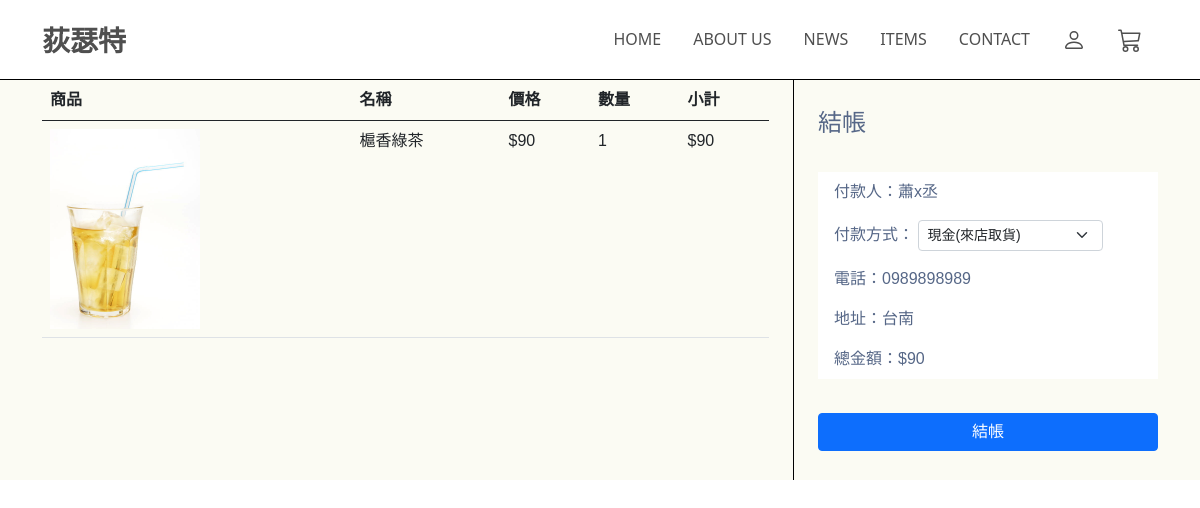
The app's page /transaction.php (signed in) with its own data.
### tables this page shows
CREATE TABLE `cart` (
  `mId` int(11) NOT NULL,
  `tNo` int(5) DEFAULT NULL,
  `cartTime` timestamp NOT NULL DEFAULT current_timestamp()
);

CREATE TABLE `product` (
  `pNo` int(11) NOT NULL,
  `pName` varchar(30) NOT NULL,
  `price` int(11) NOT NULL,
  `pIntro` varchar(200) DEFAULT NULL,
  `delivery` int(11) DEFAULT NULL,
  `picture` varchar(200) DEFAULT NULL,
  `cId` int(11) NOT NULL
);

CREATE TABLE `order` (
  `mId` int(11) NOT NULL,
  `pNo` int(11) NOT NULL,
  `amount` int(11) NOT NULL,
  `cartTime` timestamp NOT NULL DEFAULT current_timestamp()
);

CREATE TABLE `member` (
  `mId` int(11) NOT NULL,
  `name` char(100) NOT NULL,
  `email` varchar(254) NOT NULL,
  `phone` varchar(20) NOT NULL,
  `address` char(100) NOT NULL,
  `account` varchar(25) NOT NULL,
  `password` varchar(30) NOT NULL,
  `level` int(20) NOT NULL
);

### transaction.php (the view, shortened to what this page needs)
<!Doctype html>
<head>
    <link rel="stylesheet" href="general.css">
    <link href="https://cdn.jsdelivr.net/npm/bootstrap@5.0.0-beta1/dist/css/bootstrap.min.css" rel="stylesheet">
</head>
<body>
    <?php
    include("connMysql.php");
    $sql = "SELECT cart.mId,cart.cartTime,order.pNo,pName,price,amount,picture
            FROM  `cart`
            LEFT JOIN `order` on cart.mId = order.mId AND cart.cartTime = order.cartTime
            LEFT JOIN `product` on order.pNo =product.pNo
            WHERE cart.cartTime IN(
                SELECT t.cartTime FROM  (
                    SELECT * FROM cart WHERE cart.mId= " . $_SESSION['id'] . "
                    ORDER BY cartTime
                    DESC
                    LIMIT 1)
                as t)";
    $sql2 = "SELECT name,phone,address
            FROM `member`
            WHERE mId= " . $_SESSION['id'] . "";
    $result = mysqli_query($db_link, $sql);
    $result2 = mysqli_query($db_link, $sql2);
    $member = mysqli_fetch_array($result2);
    $nums = mysqli_num_rows($result);
    include("header.php");
    ?>
    <main>
        <div class="container  overflow-hidden ">
            <div class="row  gx-5 " style=" height:100%; ">
                <div class="col-sm-8 align-self-center overflow-auto " style=" border-right:1px solid black;  height:400px;">
                    <table class="table " id="table1">
                        <thead>
                            <tr>
                                <th>商品</th>
                                <th>名稱</th>
                                <th>價格</th>
                                <th>數量</th>
                                <th>小計</th>
                            </tr>
                        </thead>
                        <tbody>
                            <?php
                            if ($nums > 0) {
                                $result->data_seek(0);
                                $sum = 0;
                                while ($item = mysqli_fetch_array($result)) {
                                    if ($item['amount'] > 0) {
                                        echo '<tr id="item' . $item['pNo'] . '">';
                                        echo '<td> <img src="assets/' . $item['picture'] . '"></img></td>';
                                        echo '<td>' . $item['pName'] . '</td>';
                                        echo '<td> $' . $item['price'] . '</td>';
                                        echo '<td > <p id ="itemAmount' . $item['pNo'] . '">' . $item['amount'] . '</p>';
                                        echo '<td id="itemTotal' . $item['pNo'] . '">$' . ($item['price'] * $item['amount']) . '</td>';
                                        echo '</tr>';
                                        $sum = $sum + $item['price'] * $item['amount'];
                                    }
                                }
                            }
                            ?>
                        </tbody>
                    </table>
                </div>
                <div class="col-sm-4 align-self-center ">
                    <h4>結帳</h4>
                    <form class="marginTop" enctype="multipart/form-data" method="post" action="transaction_done.php">
                        <ul class="list-group list-group-flush">
                            <li class="list-group-item ">付款人：<?= $member['name']; ?></li>
                            <li class="list-group-item">
                                付款方式：
                                <select class="form-select form-select-sm" aria-label=".form-select-sm example" name="method">
                                    <option selected value="1">現金(來店取貨)</option>
                                </select>
                            </li>
                            <li class="list-group-item">電話：<?= $member['phone']; ?></li>
                            <li class="list-group-item">地址：<?= $member['address']; ?></li>
                            <li class="list-group-item">總金額：$<?= $sum; ?></li>
                        </ul>
                        <div class="center marginTop">
                            <button type="submit" name="submit" class="btn btn-primary ">結帳</button>
                        </div>
                    </form>
                </div>
            </div>
        </div>
    </main>
</body>
</html>

### general.css (style rules this page uses)
main { background: #fbfbf3; margin: 0px; color: #566787; background: #f5f5f5; font-family: 'Varela Round', sans-serif; }
.center { text-align: center; }

### transaction.php (style rules this page uses)
.marginTop { margin-top: 10%; }
.btn { width: 100%; }
.form-select { display: inline; width: 60%; }
main { background: #fbfbf3; margin: 0px; }
img { width: 150px; }
p { display: inline; }
.list-group-item { border: 0px; }

### records on screen
cart: product.picture (picture), product.pName "槴香綠茶", product.price "90", order.amount "1"
member: name "蕭x丞", phone "0989898989", address "台南"

### other values on screen
$sum "90"
